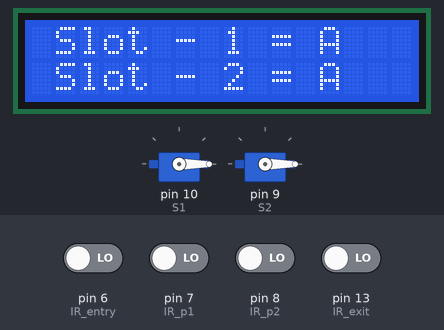
Recording of a sketch running on a simulated Arduino Uno, built with avr-gcc and run on an emulated ATmega328P. On the bench: 2 × servo, 16×2 character LCD. Inputs (shaded band) come from the test bench; at power-on: pin 6 (IR_entry), pin 7 (IR_p1), pin 8 (IR_p2), pin 13 (IR_exit) LOW.

Above: at 4.2 s.
4.3 s: pin 7 (IR_p1) driven HIGH
At 4.9 s:
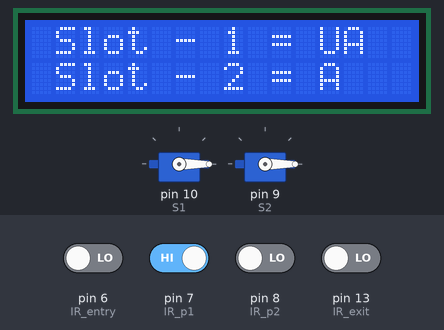
5.8 s: pin 8 (IR_p2) driven HIGH
At 6.1 s:
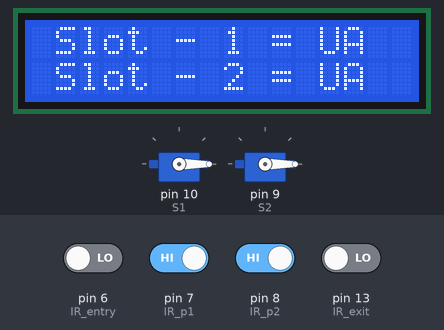
7.3 s: pin 7 (IR_p1) driven LOW
At 8.5 s:
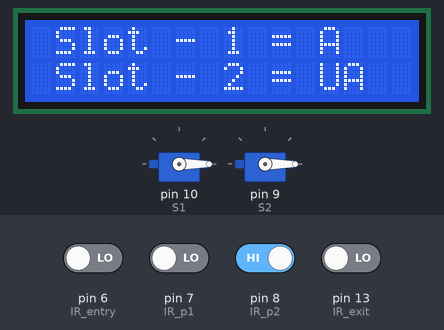
8.8 s: pin 6 (IR_entry) driven HIGH
At 9.5 s:
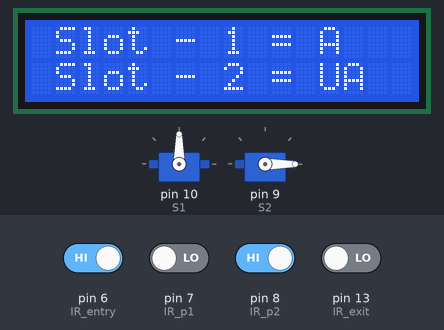
10.3 s: pin 13 (IR_exit) driven HIGH
At 10.6 s:
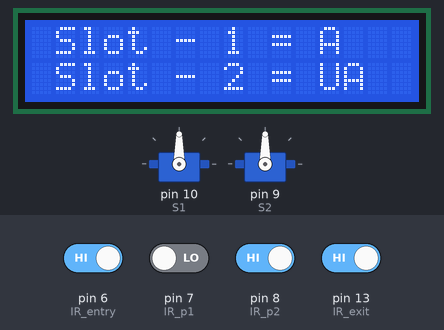
11.8 s: pin 6 (IR_entry) driven LOW
At 12.9 s:
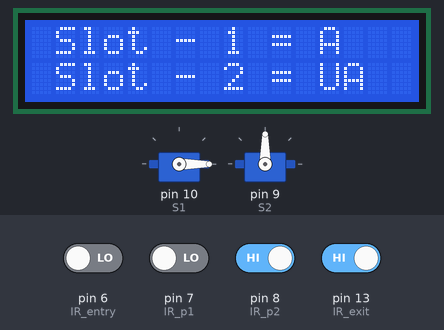
Timing chart, 0 to 14.3 s (numbered marks = the images above; inputs shaded):
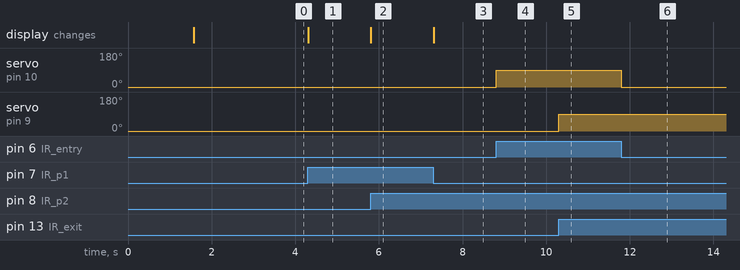

Measured:
- after the input at 4.3 s, the display: changes at once (image 1)
- after the input at 5.8 s, the display: changes at once (image 2)
- after the input at 7.3 s, the display: changes at once (image 3)
- after the input at 8.8 s, servo on pin 10 (S1): 0° → 90° at once
- after the input at 10.3 s, servo on pin 9 (S2): 0° → 90° at once
- after the input at 11.8 s, servo on pin 10 (S1): 90° → 0° at once

The sketch:

Smartparkingsystem_copy_20250112213024.ino
```cpp
// C++ code
#include <LiquidCrystal.h>
#include<Servo.h>

Servo S1,S2;

#define IR_p1 7 //Parking Slot - 1
#define IR_p2 8 //Parking Slot -2
#define IR_entry 6 //Sensor at entry
#define IR_exit 13 //Sensor at exit

int pos=0; //Used for controlling the Servo-motor those act as gates

LiquidCrystal lcd(12,11,5,4,3,2); //The pins that are connected to LED

void setup()
{
  S1.attach(10);
  S2.attach(9);

  S1.write(pos);
  S2.write(pos);

  pinMode(IR_p1, INPUT);
  pinMode(IR_p2, INPUT);
  pinMode(IR_entry, INPUT);
  pinMode(IR_exit, INPUT);

  lcd.begin(16,2);
  lcd.print("SMART PARKING");
  lcd.setCursor(0,1);
  lcd.print("    System");

  delay(1500);

  lcd.clear();

  //At first both Slots are available
  lcd.setCursor(0,0);
  lcd.print(" Slot - 1 = A ");
  lcd.setCursor(0,1);
  lcd.print(" Slot - 2 = A ");
  delay(1500);
}

void loop()
{
  if(digitalRead(IR_p1)==HIGH)
     {
       lcd.setCursor(0,0);
       lcd.print(" Slot - 1 = UA "); //Unavailable
     }
  else
     {
       lcd.setCursor(0,0);
       lcd.print(" Slot - 1 = A "); //Avaialble
     }
   if(digitalRead(IR_p2)==HIGH)
     {
       lcd.setCursor(0,1);
       lcd.print(" Slot - 2 = UA ");
     }
  else
     {
       lcd.setCursor(0,1);
       lcd.print(" Slot - 2 = A ");
     }

   if(digitalRead(IR_entry)==HIGH)
   {
     S1.write(pos+90);
   }
   else
   {
     S1.write(pos);
   }
    if(digitalRead(IR_exit)==HIGH)
   {
     S2.write(pos+90);
   }
   else
   {
     S2.write(pos);
   }

}
```
